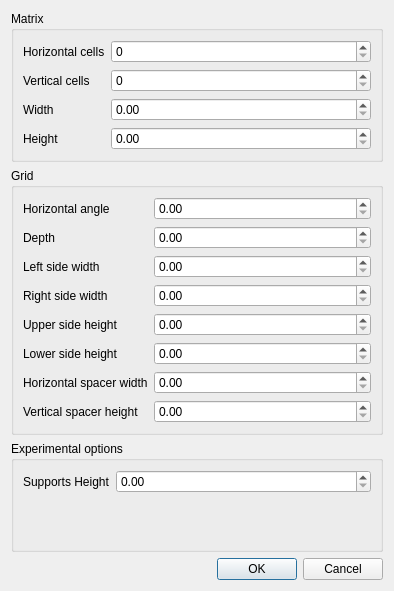
<?xml version="1.0" encoding="UTF-8"?>
<ui version="4.0">
 <class>Ui_Dialog</class>
 <widget class="QDialog" name="Ui_Dialog">
  <property name="geometry">
   <rect>
    <x>0</x>
    <y>0</y>
    <width>394</width>
    <height>591</height>
   </rect>
  </property>
  <property name="windowTitle">
   <string>Make Grid</string>
  </property>
  <layout class="QVBoxLayout" name="verticalLayout">
   <item>
    <widget class="QGroupBox" name="groupBox">
     <property name="title">
      <string>Matrix</string>
     </property>
     <layout class="QFormLayout" name="formLayout">
      <item row="0" column="0">
       <widget class="QLabel" name="label">
        <property name="text">
         <string>Horizontal cells</string>
        </property>
       </widget>
      </item>
      <item row="1" column="0">
       <widget class="QLabel" name="label_3">
        <property name="text">
         <string>Vertical cells</string>
        </property>
       </widget>
      </item>
      <item row="2" column="0">
       <widget class="QLabel" name="label_4">
        <property name="text">
         <string>Width</string>
        </property>
       </widget>
      </item>
      <item row="3" column="0">
       <widget class="QLabel" name="label_5">
        <property name="text">
         <string>Height</string>
        </property>
       </widget>
      </item>
      <item row="2" column="1">
       <widget class="QDoubleSpinBox" name="matrix_width">
        <property name="maximum">
         <double>100000000000000000000.000000000000000</double>
        </property>
       </widget>
      </item>
      <item row="3" column="1">
       <widget class="QDoubleSpinBox" name="matrix_height">
        <property name="maximum">
         <double>100000000000000000000.000000000000000</double>
        </property>
       </widget>
      </item>
      <item row="1" column="1">
       <widget class="QSpinBox" name="matrix_vertical_cells">
        <property name="maximum">
         <number>999999999</number>
        </property>
       </widget>
      </item>
      <item row="0" column="1">
       <widget class="QSpinBox" name="matrix_horizontal_cells">
        <property name="maximum">
         <number>999999999</number>
        </property>
       </widget>
      </item>
     </layout>
    </widget>
   </item>
   <item>
    <widget class="QGroupBox" name="groupBox_2">
     <property name="title">
      <string>Grid</string>
     </property>
     <layout class="QFormLayout" name="formLayout_2">
      <item row="0" column="0">
       <widget class="QLabel" name="label_2">
        <property name="text">
         <string>Horizontal angle</string>
        </property>
       </widget>
      </item>
      <item row="0" column="1">
       <widget class="QDoubleSpinBox" name="grid_horizontal_angle">
        <property name="maximum">
         <double>100000000000000000000.000000000000000</double>
        </property>
       </widget>
      </item>
      <item row="1" column="0">
       <widget class="QLabel" name="label_6">
        <property name="text">
         <string>Depth</string>
        </property>
       </widget>
      </item>
      <item row="2" column="0">
       <widget class="QLabel" name="label_7">
        <property name="text">
         <string>Left side width</string>
        </property>
       </widget>
      </item>
      <item row="3" column="0">
       <widget class="QLabel" name="label_8">
        <property name="text">
         <string>Right side width</string>
        </property>
       </widget>
      </item>
      <item row="4" column="0">
       <widget class="QLabel" name="label_9">
        <property name="text">
         <string>Upper side height</string>
        </property>
       </widget>
      </item>
      <item row="5" column="0">
       <widget class="QLabel" name="label_10">
        <property name="text">
         <string>Lower side height</string>
        </property>
       </widget>
      </item>
      <item row="6" column="0">
       <widget class="QLabel" name="label_11">
        <property name="text">
         <string>Horizontal spacer width</string>
        </property>
       </widget>
      </item>
      <item row="7" column="0">
       <widget class="QLabel" name="label_12">
        <property name="text">
         <string>Vertical spacer height</string>
        </property>
       </widget>
      </item>
      <item row="1" column="1">
       <widget class="QDoubleSpinBox" name="grid_depth">
        <property name="maximum">
         <double>100000000000000000000.000000000000000</double>
        </property>
       </widget>
      </item>
      <item row="2" column="1">
       <widget class="QDoubleSpinBox" name="grid_left_side_width">
        <property name="maximum">
         <double>100000000000000000000.000000000000000</double>
        </property>
       </widget>
      </item>
      <item row="3" column="1">
       <widget class="QDoubleSpinBox" name="grid_right_side_width">
        <property name="maximum">
         <double>100000000000000000000.000000000000000</double>
        </property>
       </widget>
      </item>
      <item row="4" column="1">
       <widget class="QDoubleSpinBox" name="grid_upper_side_height">
        <property name="maximum">
         <double>100000000000000000000.000000000000000</double>
        </property>
       </widget>
      </item>
      <item row="5" column="1">
       <widget class="QDoubleSpinBox" name="grid_lower_side_height">
        <property name="maximum">
         <double>100000000000000000000.000000000000000</double>
        </property>
       </widget>
      </item>
      <item row="6" column="1">
       <widget class="QDoubleSpinBox" name="grid_horizontal_spacer_width">
        <property name="maximum">
         <double>100000000000000000000.000000000000000</double>
        </property>
       </widget>
      </item>
      <item row="7" column="1">
       <widget class="QDoubleSpinBox" name="grid_vertical_spacer_height">
        <property name="maximum">
         <double>100000000000000000000.000000000000000</double>
        </property>
       </widget>
      </item>
     </layout>
    </widget>
   </item>
   <item>
    <widget class="QGroupBox" name="groupBox_3">
     <property name="title">
      <string>Experimental options</string>
     </property>
     <layout class="QFormLayout" name="formLayout_3">
      <item row="0" column="0">
       <widget class="QLabel" name="label_13">
        <property name="text">
         <string>Supports Height</string>
        </property>
       </widget>
      </item>
      <item row="0" column="1">
       <widget class="QDoubleSpinBox" name="grid_supports_height">
        <property name="maximum">
         <double>100000000000000000000.000000000000000</double>
        </property>
       </widget>
      </item>
     </layout>
    </widget>
   </item>
   <item>
    <widget class="QDialogButtonBox" name="buttonBox">
     <property name="orientation">
      <enum>Qt::Horizontal</enum>
     </property>
     <property name="standardButtons">
      <set>QDialogButtonBox::Cancel|QDialogButtonBox::Ok</set>
     </property>
     <property name="centerButtons">
      <bool>false</bool>
     </property>
    </widget>
   </item>
  </layout>
 </widget>
 <tabstops>
  <tabstop>matrix_horizontal_cells</tabstop>
  <tabstop>matrix_vertical_cells</tabstop>
  <tabstop>matrix_width</tabstop>
  <tabstop>matrix_height</tabstop>
  <tabstop>grid_horizontal_angle</tabstop>
  <tabstop>grid_depth</tabstop>
  <tabstop>grid_left_side_width</tabstop>
  <tabstop>grid_right_side_width</tabstop>
  <tabstop>grid_upper_side_height</tabstop>
  <tabstop>grid_lower_side_height</tabstop>
  <tabstop>grid_horizontal_spacer_width</tabstop>
  <tabstop>grid_vertical_spacer_height</tabstop>
  <tabstop>grid_supports_height</tabstop>
 </tabstops>
 <resources/>
 <connections>
  <connection>
   <sender>buttonBox</sender>
   <signal>accepted()</signal>
   <receiver>Ui_Dialog</receiver>
   <slot>accept()</slot>
   <hints>
    <hint type="sourcelabel">
     <x>248</x>
     <y>254</y>
    </hint>
    <hint type="destinationlabel">
     <x>157</x>
     <y>274</y>
    </hint>
   </hints>
  </connection>
  <connection>
   <sender>buttonBox</sender>
   <signal>rejected()</signal>
   <receiver>Ui_Dialog</receiver>
   <slot>reject()</slot>
   <hints>
    <hint type="sourcelabel">
     <x>316</x>
     <y>260</y>
    </hint>
    <hint type="destinationlabel">
     <x>286</x>
     <y>274</y>
    </hint>
   </hints>
  </connection>
 </connections>
</ui>
